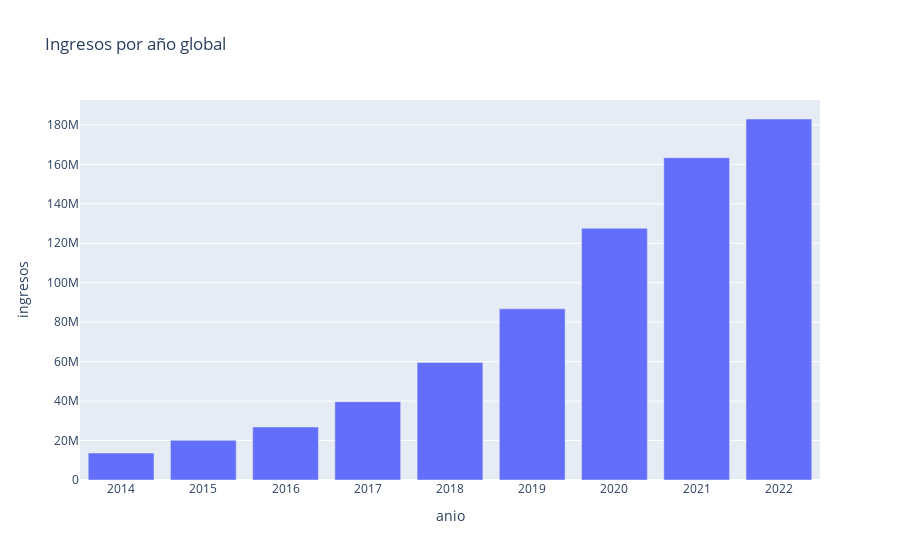

The notebook cell this image was saved under:
### Markdown cell above
#### **3.1.1 - Ingresos por año**

### Code cell
data = dataGlobal.groupby('anio')['ingresos'].sum().reset_index()

fig = px.bar(data, x='anio', y='ingresos', title='Ingresos por año global')
fig.show()

### Figure 1 — Plotly figure (JSON) as saved in the notebook; plotly's stock layout.template omitted (floating-point values rounded to 4 significant figures)
{"data": [{"alignmentgroup": "True", "hovertemplate": "anio=%{x}<br>ingresos=%{y}<extra></extra>", "legendgroup": "", "marker": {"color": "#636efa", "pattern": {"shape": ""}}, "name": "", "offsetgroup": "", "orientation": "v", "showlegend": false, "textposition": "auto", "type": "bar", "x": [2014, 2015, 2016, 2017, 2018, 2019, 2020, 2021, 2022], "xaxis": "x", "y": [13680000.0, 20110000.0, 26870000.0, 39670000.0, 59540000.0, 86770000.0, 127600000.0, 163400000.0, 183000000.0], "yaxis": "y"}], "layout": {"barmode": "relative", "legend": {"tracegroupgap": 0}, "title": {"text": "Ingresos por año global"}, "xaxis": {"anchor": "y", "domain": [0, 1], "title": {"text": "anio"}}, "yaxis": {"anchor": "x", "domain": [0, 1], "title": {"text": "ingresos"}}}}
